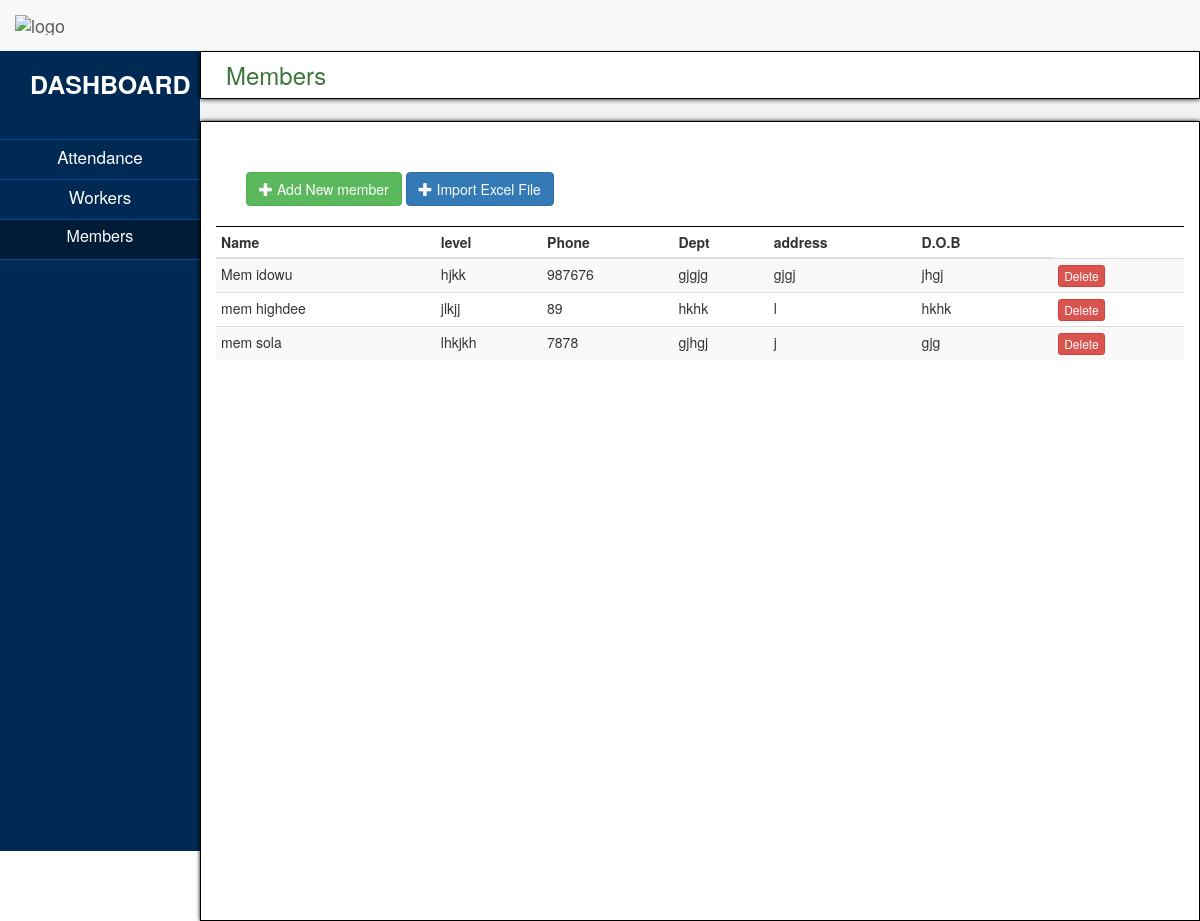
The page /administrator/members.php on the database its author committed.
### tables this page shows
CREATE TABLE `members` (
  `id` int(100) NOT NULL,
  `name` varchar(100) NOT NULL,
  `level` varchar(100) NOT NULL,
  `phone` varchar(100) NOT NULL,
  `dept` varchar(100) NOT NULL,
  `address` varchar(100) NOT NULL,
  `dob` varchar(100) NOT NULL,
  `unit` varchar(100) DEFAULT NULL
);

### administrator/members.php (the view, shortened to what this page needs)
<?php
	require_once('mysqli.php');
?>
<?php
	$members_result=mysqli_query($connection,"SELECT *FROM members");
?>
<!DOCTYPE html>
<html>
<head>
	<link href="css/bootstrap.min.css" rel="stylesheet">
	<link href="css/attendance.css" rel="stylesheet">
</head>
<body class='container-fluid' >
	<nav class='navbar navbar-default navbar-fixed-top'>
		<div class='navbar-heading'>
			<div class='navbar-title'>
				<a href='' class='navbar-brand' ><img src='' alt='logo' class='img-responsive'/> </a>
			</div>
		</div>
	</nav>
	<div class='row overall-content'>
		<div class='display-table col-lg-12 col-xs-12 '>
			<div class='display-row col-lg-12 col-xs-12 '>
				<div class='sidebar display-cell col-lg-2 col-xs-2 '>
					<h4 class='col-lg-12'>DASHBOARD</h4>
					<ul class='col-lg-12 col-xs-12'>
						<li><a href='index.php' class='col-lg-12 col-xs-12 '>Attendance</a></li>
						<li><a href='workers.php' class='col-lg-12 col-xs-12 '>Workers</a></li>
						<li><a href='members.php' class='col-lg-12 col-xs-12 active'>Members</a></li>
					</ul>
				</div>
				<div class='display-cell col-lg-10 col-xs-10 '>
					<div class='col-lg-12 col-xs-12 body'>
						<div class='body-header col-lg-12'>
							<h4 class='text-success'> Members</h4>
						</div>
						<div class='body-content'>
							<div class='col-lg-12'>
								<div class='col-lg-12' id='add_form'>
								<div class='col-lg-12'>
									<button type='button' class='btn btn-success' data-toggle='collapse' data-target='#add_mb' >
									<span class='glyphicon glyphicon-plus'></span> Add New member</button>
									<button type='button' class='btn btn-primary' data-toggle='collapse' data-target='#add_mb_excel' >
									<span class='glyphicon glyphicon-plus'></span> Import Excel File</button>
								</div>
							</div>
							</div>
							<div class='table-responsive col-lg-12'>
								<table class='table table-striped table-condensed'>
									<thead>
										<tr>
											<th>Name</th>
											<th>level</th>
											<th>Phone</th>
											<th>Dept</th>
											<th>address</th>
											<th>D.O.B</th>
											<th></th>
										</tr>
									</thead>
									<tbody>
									<?php
									while($member=mysqli_fetch_array($members_result))
									{ ?> <tr>
											<td><?php echo $member['name']; ?></td>
											<td><?php echo $member['level']; ?></td>
											<td><?php echo $member['phone']; ?></td>
											<td><?php echo $member['dept']; ?></td>
											<td><?php echo $member['address']; ?></td>
											<td><?php echo $member['dob']; ?></td>
											<td></td>
											<td>
												<div class='btn-group btn-group-xs'>
													<button class='btn btn-danger delete_mb' id="<?php echo $member['id'];?>">Delete</button>
												</div>
											</td>
										</tr>
									<?php } ?>
									</tbody>
								</table>
							</div>
						</div>
					</div>
				</div>
			</div>
		</div>
	</div>
</body>
</html>

### administrator/css/attendance.css (style rules this page uses)
body , html { height:100%; padding:0px; margin:0px; }
.container-fluid { padding:0px; margin:0px; }
.overall-content { height:100%; padding:0px; margin:0px; margin-top:51px; }
.display-table { padding:0px; margin:0px; display:table; height:100%; }
.display-row { padding:0px; margin:0px; order:1px solid red; display:table-row; height:100%; }
.display-cell { order:1px solid black; display:table-cell; height:100%; padding:0px; }
.sidebar { background:rgb(0,41,83); color:white; padding:0px; padding-top:10px; }
.sidebar h4 { padding-left:30px; font-size:25px; font-weight:bold; }
.sidebar ul { margin-top:30px; border-top:1px solid rgb(0,80,159); padding:0px; }
.sidebar ul li { order:1px solid red; padding:0px; margin:0px; list-style-type:none; }
.sidebar ul li a { border-bottom:1px solid rgb(0,80,159); text-decoration:none; color:white; margin:0px; height:40px; text-align:center; font-size:17px; padding-top:5px; }
.sidebar ul li a.active { background:rgb(0,28,55); font-size:16px; }
.body { height:100%; background:#f2f2f3; padding:0px; }
.body-header { border:1px solid black; background:white; box-shadow:0px 0px 5px black; }
.body-header h4 { padding-left:10px; font-size:24px; }
.body-content { padding-top:50px; border:1px solid black; margin-top:70px; background-color:white; height:100%; box-shadow:0px 0px 4px black; }
#add_form { border-bottom:1px solid black; padding-bottom:20px; }

### rows shown on the page
members: name "Mem idowu", level "hjkk", phone "987676", dept "gjgjg", address "gjgj", dob "jhgj"
members: name "mem highdee", level "jlkjj", phone "89", dept "hkhk", address "l", dob "hkhk"
members: name "mem sola", level "lhkjkh", phone "7878", dept "gjhgj", address "j", dob "gjg"
